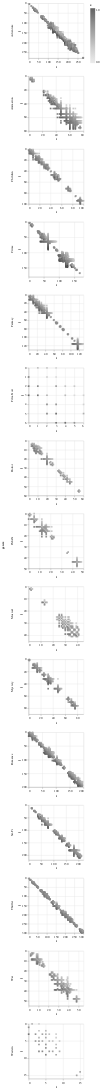

Notebook code cell kept with this figure:
### Code cell
import altair as alt
all_df = pd.DataFrame(columns=["i","j","x","genre"])
for genre in genre_P_info.keys():
    print(genre)
    x = pd.DataFrame(genre_P_info[genre]['Xstar'])
    df = x.stack().reset_index()
    df.columns=["i","j","x"]
    df["genre"] = genre
    all_df = all_df.append(df)

all_df = all_df.loc[(all_df.x != 0) & (all_df.x != 1)]
alt.Chart(all_df).mark_square().encode(
    x=alt.X(
        'i',
        sort="ascending"  # The order to sort in
    ),
    y=alt.Y(
        'j',
        sort="descending"  # The order to sort in
    ),
    color=alt.Color("x",scale=alt.Scale(scheme='greys'))
).properties(
    width=180,
    height=180
).facet(
    row='genre:N'
).resolve_scale(x='independent',y='independent')

### Figure 1 — Vega-Lite specification as saved in the notebook (floating-point values rounded to 4 significant figures; data arrays with more than 128 entries replaced by an {"elided": "..."} marker saying what was removed)
{"$schema": "https://vega.github.io/schema/vega-lite/v3.4.0.json", "config": {"mark": {"tooltip": null}, "view": {"height": 300, "width": 400}}, "data": {"name": "data-36e55eb42cdb8492896004b2af2d9fbb"}, "datasets": {"data-36e55eb42cdb8492896004b2af2d9fbb": {"elided": "6928 records"}}, "facet": {"row": {"field": "genre", "type": "nominal"}}, "resolve": {"scale": {"x": "independent", "y": "independent"}}, "spec": {"encoding": {"color": {"field": "x", "scale": {"scheme": "greys"}, "type": "quantitative"}, "x": {"field": "i", "sort": "ascending", "type": "quantitative"}, "y": {"field": "j", "sort": "descending", "type": "quantitative"}}, "height": 180, "mark": "square", "width": 180}}
